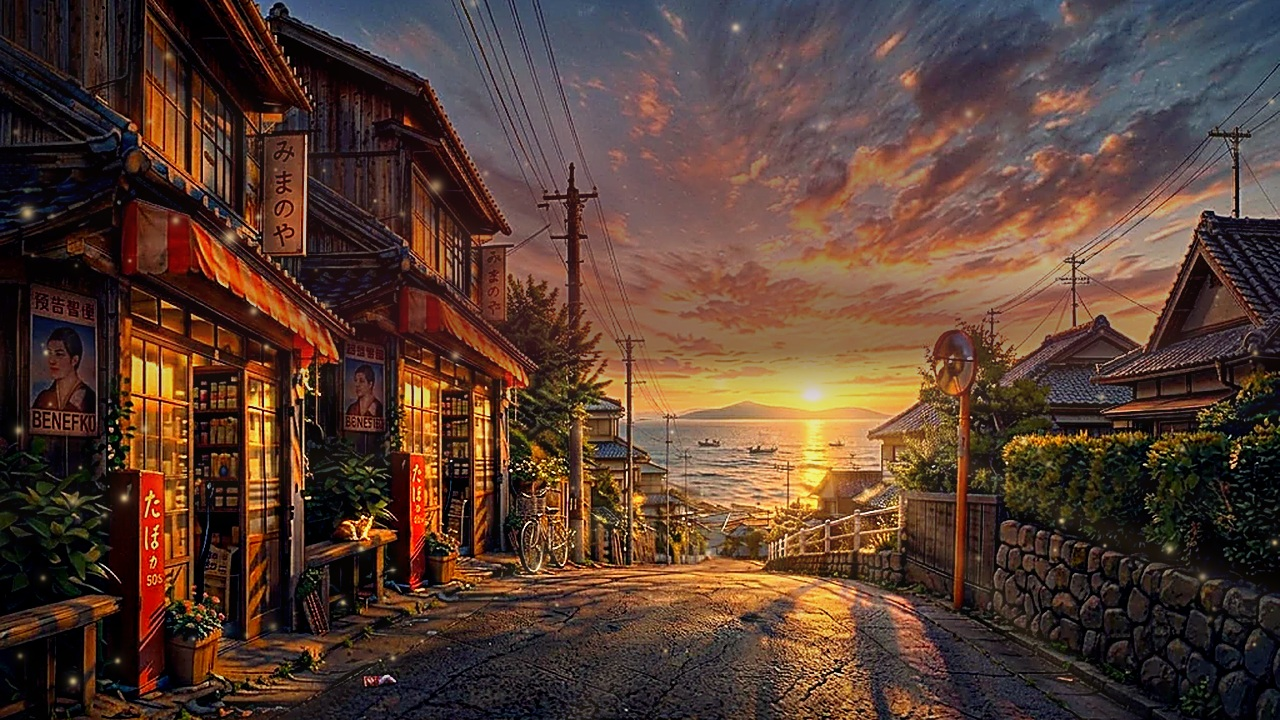
#> input picture bgm/yunagi-dori/youtube/canva/sunset_street2_mystic.jpg, 1280 x 720 px
$ python make_wind_video.py canva/sunset_street2_mystic.jpg
#> lines starting #> are read from the running program, lines starting #| are printed output that depends on the picture; after the words box and inside, x2 and y2 are one past the last pixel; in counts of white or black regions, pixels touching at a corner belong together
#!/usr/bin/env python3
"""「海へ続く商店街」の背景に“風”のアニメーションを付けた YouTube 用動画を作る。

1 枚絵の各部分を領域ごとに動かし、風の強弱（突風）に合わせて反応させる:
  * 木・生け垣・鉢植え …… 風下へしなりながら細かく揺れる
  * 店の日よけ（赤白の庇） …… 波打つようにはためく
  * 吊り看板「みまのや」 …… 振り子のように揺れる
  * 電線 ……………………… 上下にたわんで揺れる
  * 雲 ………………………… ゆっくり流れてうねる
  * 海の照り返し …………… きらめく
  * 舞う木の葉・光の粒・風の筋 …… 風速に合わせて画面を横切る
24 秒で継ぎ目なくループする映像を作り、曲の長さまで繰り返して音を付ける。
文字（タイトル）は make_video_street.py と同じものを上に重ねる（風では動かない）。

出力: yunagi-dori_wind_youtube.mp4（1920x1080, 30fps）
使い方: python3 make_wind_video.py
"""
import math
import os
import subprocess
import sys

import numpy as np
from PIL import Image, ImageDraw, ImageFilter

HERE = os.path.dirname(os.path.abspath(__file__))
sys.path.insert(0, HERE)
import make_video_street as street  # noqa: E402  文字レイヤーを共有

W, H = 1280, 720          # 動きの計算はこの解像度で行い、最後に 1920x1080 へ拡大
FPS = 30
LOOP = 24.0               # ループの長さ（秒）。周期的な動きはすべてこの長さで一周する
N = int(LOOP * FPS)
rng = np.random.default_rng(2026)
TAU = 2 * math.pi


def per(k):
    """ループ長で k 周期になる角周波数（ループの継ぎ目で動きが一致する）"""
    return TAU * k / LOOP


# ---------------------------------------------------------------- 風の強さ
def wind(t):
    """0.3（そよ風）〜 1.0（突風）。t=5 秒と 15.5 秒あたりで突風が来る"""
#> called with t = 0
    g = 0.3
    for c, w, a in ((5.0, 1.6, 0.7), (15.5, 2.2, 0.55)):
        d = (t - c + LOOP / 2) % LOOP - LOOP / 2           # ループをまたいでも滑らか
        g += a * math.exp(-(d / w) ** 2)
    return g + 0.04 * math.sin(per(7) * t)


# 葉や粒の移動量を決めるため、風の強さの積分（ループ 1 周で正規化）を前計算
_ts = np.arange(N) / FPS
_wind = np.array([wind(t) for t in _ts])
_cum = np.concatenate([[0], np.cumsum(_wind)[:-1]]) / _wind.sum()   # 0 → 1 に増える


# ---------------------------------------------------------------- 補助
def smooth_noise(shape, cells, seed):
    r = np.random.default_rng(seed)
    small = Image.fromarray((r.random((cells[1], cells[0])) * 255).astype(np.uint8))
    return np.asarray(small.resize((shape[1], shape[0]), Image.BICUBIC)).astype(np.float32) / 255 * 2 - 1


def region(box, feather=18, shape="rect"):
    m = Image.new("L", (W, H), 0)
    d = ImageDraw.Draw(m)
    (d.ellipse if shape == "ellipse" else d.rectangle)(box, fill=255)
    return np.asarray(m.filter(ImageFilter.GaussianBlur(feather))).astype(np.float32) / 255


def blur(m, r):
    return np.asarray(Image.fromarray((np.clip(m, 0, 1) * 255).astype(np.uint8)).filter(ImageFilter.GaussianBlur(r))).astype(np.float32) / 255


def sample(img, x, y):
    """双一次補間で img を座標 (x, y) から読む"""
    x = np.clip(x, 0, W - 1.001)
    y = np.clip(y, 0, H - 1.001)
    x0 = x.astype(np.int32)
    y0 = y.astype(np.int32)
    fx = (x - x0)[..., None]
    fy = (y - y0)[..., None]
    a = img[y0, x0]
    b = img[y0, x0 + 1]
    c = img[y0 + 1, x0]
    d = img[y0 + 1, x0 + 1]
    return (a * (1 - fx) + b * fx) * (1 - fy) + (c * (1 - fx) + d * fx) * fy


# ---------------------------------------------------------------- 準備: 領域マスク
def build_masks(img):
    hsv = np.asarray(Image.fromarray((img * 255).astype(np.uint8)).convert("HSV")).astype(np.float32) / 255
    hue, sat, val = hsv[..., 0] * 360, hsv[..., 1], hsv[..., 2]
    lum = img @ np.array([0.299, 0.587, 0.114], np.float32)
    yy, xx = np.mgrid[0:H, 0:W].astype(np.float32)

    greenish = blur(((hue > 45) & (hue < 175) & (sat > 0.12)).astype(np.float32), 3)
    foliage_zone = np.maximum.reduce([
        region((990, 410, 1280, 580), 25),           # 右の生け垣
        region((880, 320, 1010, 470), 20, "ellipse"),  # 右奥の木
        region((480, 260, 620, 470), 22, "ellipse"),   # 中央の木
        region((0, 420, 130, 610), 20),              # 左手前の植え込み
        region((150, 580, 240, 660), 12),            # 鉢植えの花
        region((290, 420, 430, 530), 16),            # 店先の鉢植え
    ])
#> in region, `m = Image.new("L", (W, H), 0)`: m: PIL image 1280x720 L; every value is 0
    foliage = np.clip(foliage_zone * (0.35 + 0.65 * greenish), 0, 1)

    reddish = (((hue < 25) | (hue > 330)) & (sat > 0.35) & (val > 0.3)).astype(np.float32)
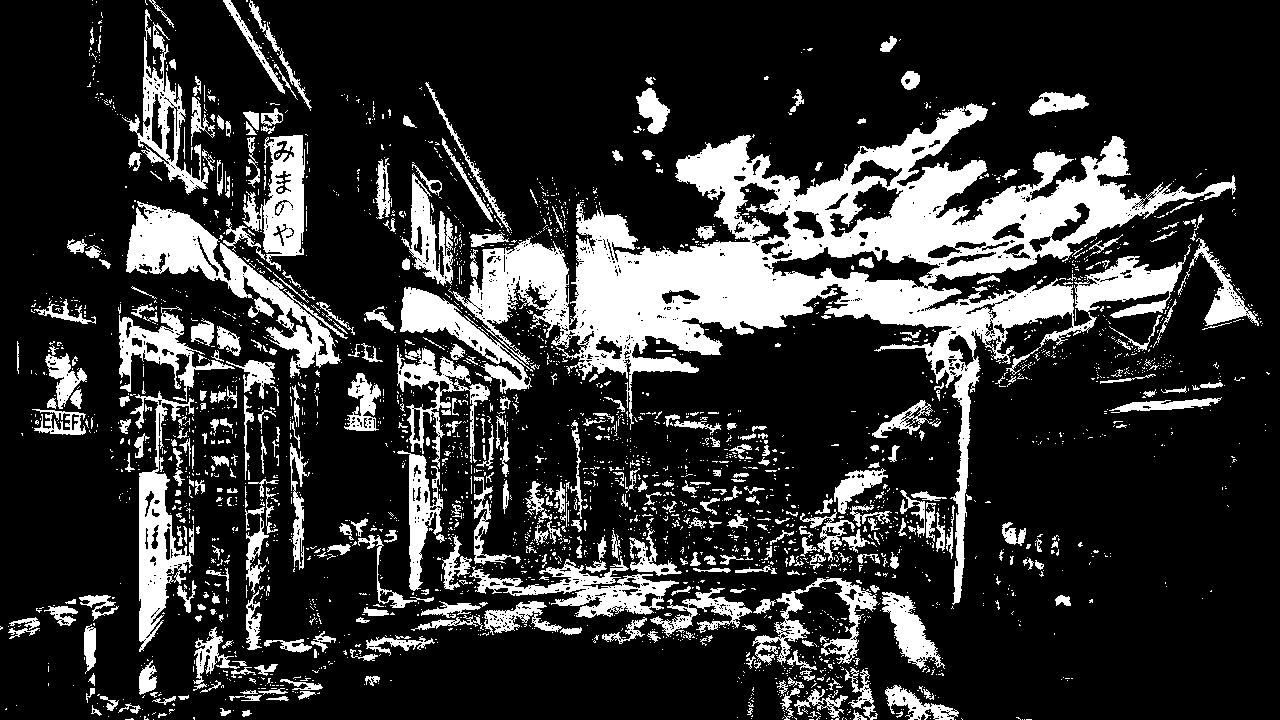
#> reddish: shape (720, 1280) float32; values 0 (black) and 1 (white), 20.2% white; 2998 white regions (2588 under 20 px), largest, box (x1, y1, x2, y2) and area: (448, 103, 1236, 605) 78655, (126, 201, 348, 378) 8685, (130, 391, 194, 652) 5417
    awning_zone = np.maximum(region((115, 195, 345, 365), 10), region((395, 280, 535, 395), 10))
    awning = blur(np.clip(awning_zone * (0.4 + 0.6 * blur(reddish, 4)), 0, 1), 3)

    sign = region((258, 128, 314, 262), 4)               # 吊り看板「みまのや」
    sign2 = region((474, 240, 510, 322), 3)

    sky_zone = (yy < 400).astype(np.float32) * np.clip((xx - 540) / 80, 0, 1)
    dark_line = (lum < 0.30).astype(np.float32)          # 電線・電柱・家の輪郭は動かさない
#> dark_line: shape (720, 1280) float32; values 0 (black) and 1 (white), 56.5% white; 3943 black regions (3498 under 20 px), largest, box (x1, y1, x2, y2) and area: (253, 0, 1277, 720) 318181, (121, 337, 224, 629) 10351, (1218, 66, 1280, 220) 5366
    sky = blur(sky_zone * (1 - blur(dark_line, 2) * 1.6).clip(0, 1) * (lum > 0.3), 6)
    sky *= 1 - region((1090, 200, 1280, 420), 20)        # 右の家の屋根を除く
#> sky: shape (720, 1280) float32; min 0, max 1, mean 0.2
    sky *= 1 - region((860, 300, 1010, 430), 15)
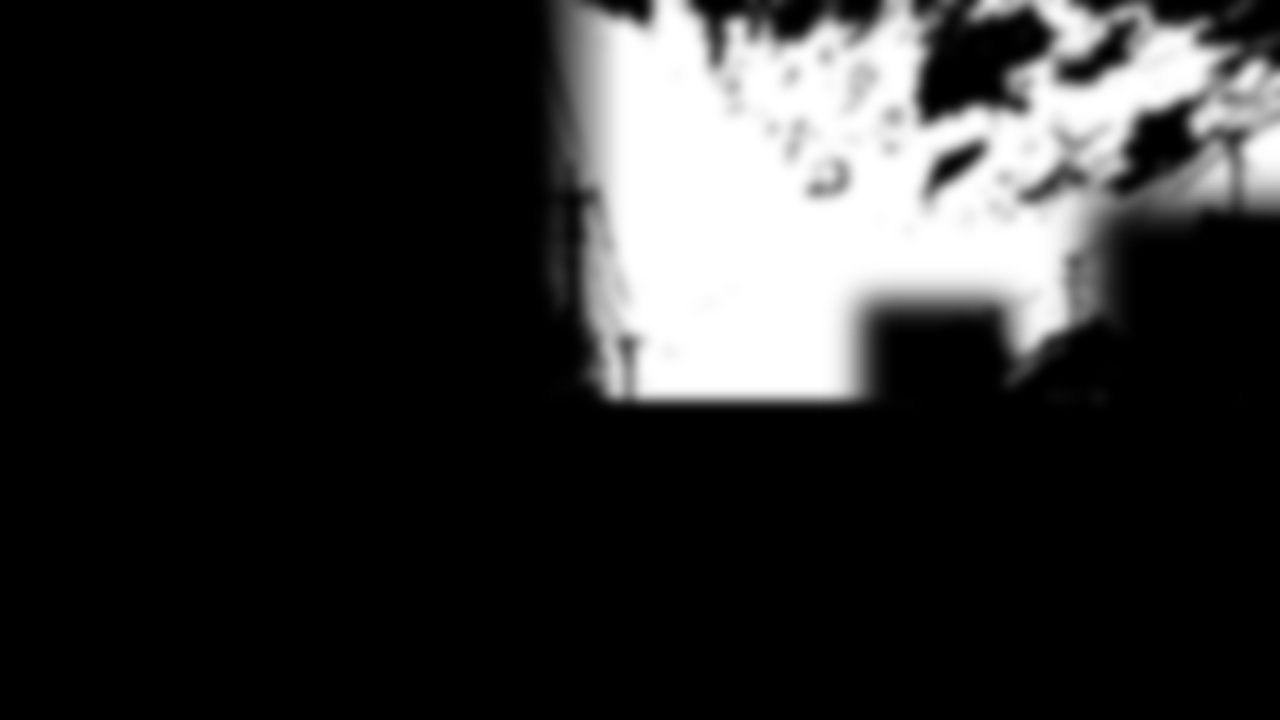
#> sky: shape (720, 1280) float32; min 0, max 1, mean 0.189

    thin_dark = np.clip(blur(lum, 3) - lum - 0.05, 0, 1) * 6   # 周囲より暗い細い線 = 電線
    wires = np.clip(thin_dark, 0, 1) * np.maximum(region((430, 0, 680, 340), 10), region((990, 90, 1280, 330), 10))
    wires *= blur(blur((lum > 0.35).astype(np.float32), 5) > 0.7, 2)   # 周りが空のところだけ（屋根の線は除く）
#> wires: shape (720, 1280) float32; min 0, max 1, mean 0.0024
    wires = blur(wires, 2.5) * 1.8

    sea = region((630, 405, 900, 512), 12) * (1 - foliage_zone)
    glint = np.clip((lum - 0.55) / 0.35, 0, 1) * sea
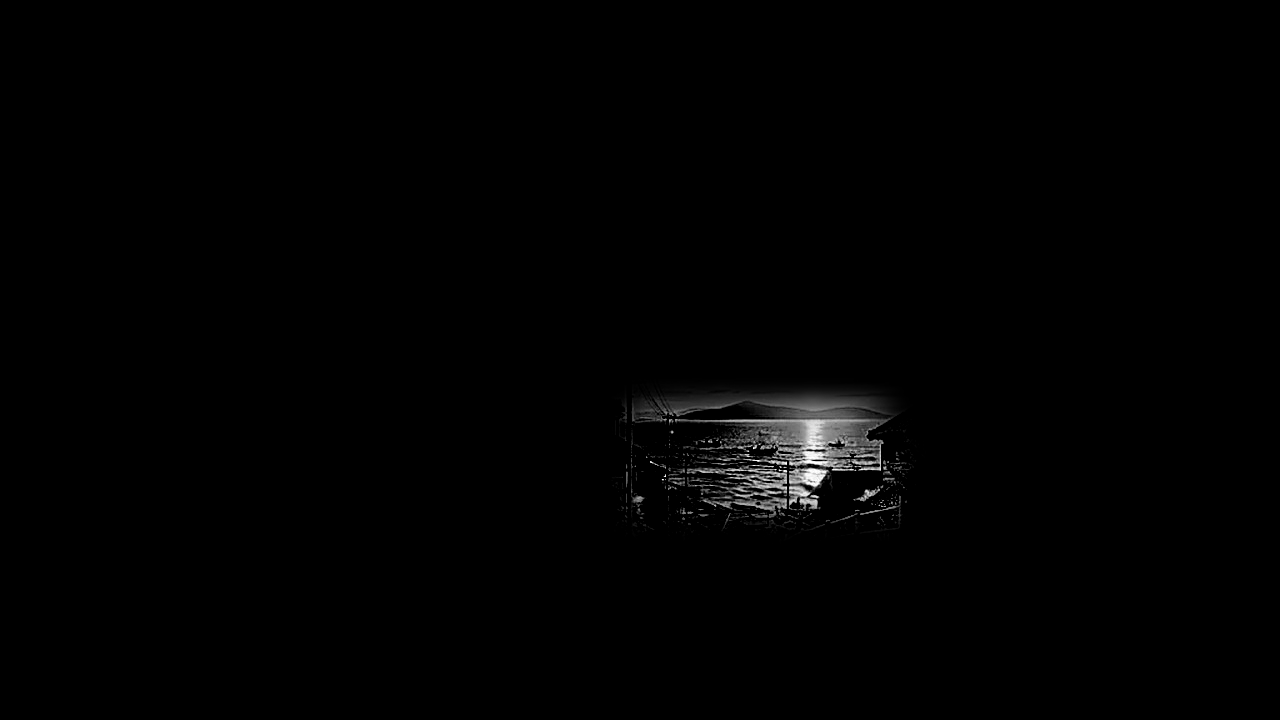
#> glint: shape (720, 1280) float32; min 0, max 1, mean 0.00747

    return dict(foliage=foliage, awning=awning, sign=sign, sign2=sign2, sky=np.clip(sky, 0, 1),
                wires=np.clip(wires, 0, 1), glint=glint)


# ---------------------------------------------------------------- 粒子（木の葉・光の粒・風の筋）
class Leaf:
    def __init__(self, i):
        self.laps = int(rng.integers(1, 3))              # ループ中に画面を何回横切るか（整数 → 継ぎ目なし）
        self.x0 = rng.uniform(0, 1)
        self.y = rng.uniform(80, 650)
        self.amp = rng.uniform(15, 45)
        self.ph = rng.uniform(0, TAU)
        self.k = int(rng.integers(2, 6))
        self.size = rng.uniform(8, 15)
        self.spin = int(rng.integers(3, 9)) * rng.choice([-1, 1])
        self.color = [(214, 120, 40), (190, 80, 30), (230, 170, 60), (120, 140, 50), (240, 140, 90)][i % 5]

    def pos(self, f):
        span = W + 120
        x = ((self.x0 + self.laps * _cum[f]) % 1) * span - 60
        y = self.y + self.amp * math.sin(per(self.k) * _ts[f] + self.ph) + 25 * (_wind[f] - 0.3)
        return x, y


class Mote:
    def __init__(self):
        self.x0 = rng.uniform(0, 1)
        self.y = rng.uniform(40, 600)
        self.laps = 1
        self.amp = rng.uniform(5, 20)
        self.k = int(rng.integers(1, 4))
        self.ph = rng.uniform(0, TAU)
        self.r = rng.uniform(1.2, 3.2)
        self.tw = int(rng.integers(4, 12))

    def pos(self, f):
        x = ((self.x0 + self.laps * _cum[f]) % 1) * (W + 40) - 20
        y = self.y + self.amp * math.sin(per(self.k) * _ts[f] + self.ph)
        return x, y


def draw_particles(f, leaves, motes):
    layer = Image.new("RGBA", (W, H), (0, 0, 0, 0))
    glow = Image.new("RGBA", (W, H), (0, 0, 0, 0))
    d = ImageDraw.Draw(layer)
    g = ImageDraw.Draw(glow)
    t = _ts[f]
    # 風の筋（突風のときだけ現れる、アニメ風の白い線）
    strength = max(0.0, (_wind[f] - 0.55) / 0.45)
    if strength > 0:
        for j in range(7):
            yb = 120 + j * 70 + 20 * math.sin(j * 1.7)
            xs = ((j * 0.37 + 3 * _cum[f]) % 1) * (W + 600) - 300
            pts = [(xs + u * 260, yb + 14 * math.sin(u * 3 + j)) for u in np.linspace(0, 1, 14)]
            g.line(pts, fill=(255, 245, 225, int(120 * strength)), width=3)
    # 光の粒
    for m in motes:
        x, y = m.pos(f)
        a = 0.55 + 0.45 * math.sin(per(m.tw) * t + m.ph)
        g.ellipse([x - m.r * 2.5, y - m.r * 2.5, x + m.r * 2.5, y + m.r * 2.5], fill=(255, 210, 140, int(90 * a)))
        d.ellipse([x - m.r, y - m.r, x + m.r, y + m.r], fill=(255, 240, 200, int(230 * a)))
    # 木の葉（回転しながら飛ぶ、楕円の葉＋葉脈）
    for lf in leaves:
        x, y = lf.pos(f)
        ang = per(lf.spin) * t + lf.ph
        flip = abs(math.cos(per(lf.spin) * t * 0.5 + lf.ph))       # 裏返り（幅が縮む）
        L, Wd = lf.size, lf.size * 0.45 * (0.25 + 0.75 * flip)
        pts = []
        for u in np.linspace(0, TAU, 14):
            px, py = L * math.cos(u), Wd * math.sin(u) * (1 - 0.3 * math.cos(u))
            pts.append((x + px * math.cos(ang) - py * math.sin(ang), y + px * math.sin(ang) + py * math.cos(ang)))
        shade = 0.75 + 0.25 * flip
        col = tuple(int(c * shade) for c in lf.color) + (235,)
        d.polygon(pts, fill=col)
        d.line([(x - L * math.cos(ang), y - L * math.sin(ang)), (x + L * math.cos(ang), y + L * math.sin(ang))],
               fill=(90, 50, 20, 160), width=1)
    glow = glow.filter(ImageFilter.GaussianBlur(2))
    return Image.alpha_composite(glow, layer)


# ---------------------------------------------------------------- 1 フレームの描画
def render_frame(f, img, M, fields, leaves, motes):
    t = _ts[f]
    w = _wind[f]
    yy, xx = fields["grid"]
    dx = np.zeros((H, W), np.float32)
    dy = np.zeros((H, W), np.float32)

    # 木・植え込み: 風下（右）へしなる + 葉ごとに位相のずれた細かい揺れ
    lean = 4.5 * w
    flutter = (1.5 + 3.0 * w) * np.sin(per(19) * t + fields["ph_fol"]) + 0.8 * w * np.sin(per(41) * t + 2 * fields["ph_fol"])
    dx -= M["foliage"] * (lean + flutter) * (0.6 + 0.4 * fields["n_fol"])
    dy -= M["foliage"] * 0.9 * w * np.sin(per(23) * t + fields["ph_fol"] * 1.3)

    # 日よけ: 左から右へ波が走るようにはためく
    wave = np.sin(xx / 22 - per(29) * t) + 0.5 * np.sin(xx / 9 - per(53) * t)
    dy -= M["awning"] * (0.6 + 2.0 * w) * wave
    dx -= M["awning"] * 0.8 * w

    # 吊り看板: 上端を支点に振り子のように揺れる
    for key, (px, py, length) in (("sign", (286, 128, 134)), ("sign2", (492, 240, 82))):
        theta = (0.010 + 0.05 * w) * math.sin(per(11) * t + (0 if key == "sign" else 1.3)) + 0.025 * (w - 0.3)
        rel_y = np.clip(yy - py, 0, length)
        dx -= M[key] * rel_y * theta
        dy -= M[key] * (xx - px) * (-theta) * 0.2

    # 電線: たわみの振動（位置によって位相が進む）
    dy -= M["wires"] * (0.6 + 2.2 * w) * np.sin(per(13) * t - xx / 140)

    # 雲: 風で流れながらゆっくりうねる
    dx -= M["sky"] * (6 * np.sin(per(1) * t + yy / 120) + 2.5 * w * fields["n_sky"] * np.sin(per(3) * t + xx / 200))
    dy -= M["sky"] * 1.5 * np.sin(per(2) * t + xx / 160)

    out = sample(img, xx + dx, yy + dy)

    # 海のきらめき
    sparkle = np.clip(np.sin(xx / 3.1 + per(37) * t + fields["ph_sea"]) * np.sin(yy / 1.7 - per(29) * t), 0, 1) ** 6
    out = out + (M["glint"] * (0.25 + 0.5 * sparkle))[..., None] * np.array([1.0, 0.85, 0.55], np.float32) * 0.6

    # 突風のときは画面全体がわずかに明るくなり、木漏れ日がちらつく
    out = out * (1 + 0.025 * (w - 0.3))

    frame = Image.fromarray((np.clip(out, 0, 1) * 255).astype(np.uint8)).convert("RGBA")
    frame = Image.alpha_composite(frame, draw_particles(f, leaves, motes))
    return frame.convert("RGB")


def main():
    img = np.asarray(Image.open(os.path.join(HERE, "canva", "sunset_street2_mystic.jpg")).convert("RGB").resize((W, H), Image.LANCZOS)).astype(np.float32) / 255
    M = build_masks(img)
#> M = 7 items
    yy, xx = np.mgrid[0:H, 0:W].astype(np.float32)
    fields = dict(grid=(yy, xx),
                  ph_fol=(smooth_noise((H, W), (40, 24), 1) * math.pi).astype(np.float32),
                  n_fol=smooth_noise((H, W), (20, 12), 2),
                  n_sky=smooth_noise((H, W), (8, 5), 3),
                  ph_sea=(smooth_noise((H, W), (30, 10), 4) * 3).astype(np.float32))
#> call 2 of smooth_noise, with shape = (720, 1280), cells = (20, 12), seed = 2
#> in smooth_noise (call 2), `return np.asarray(small.resize((shape[1], shape[0]), Image.BICUBIC)).a..`:
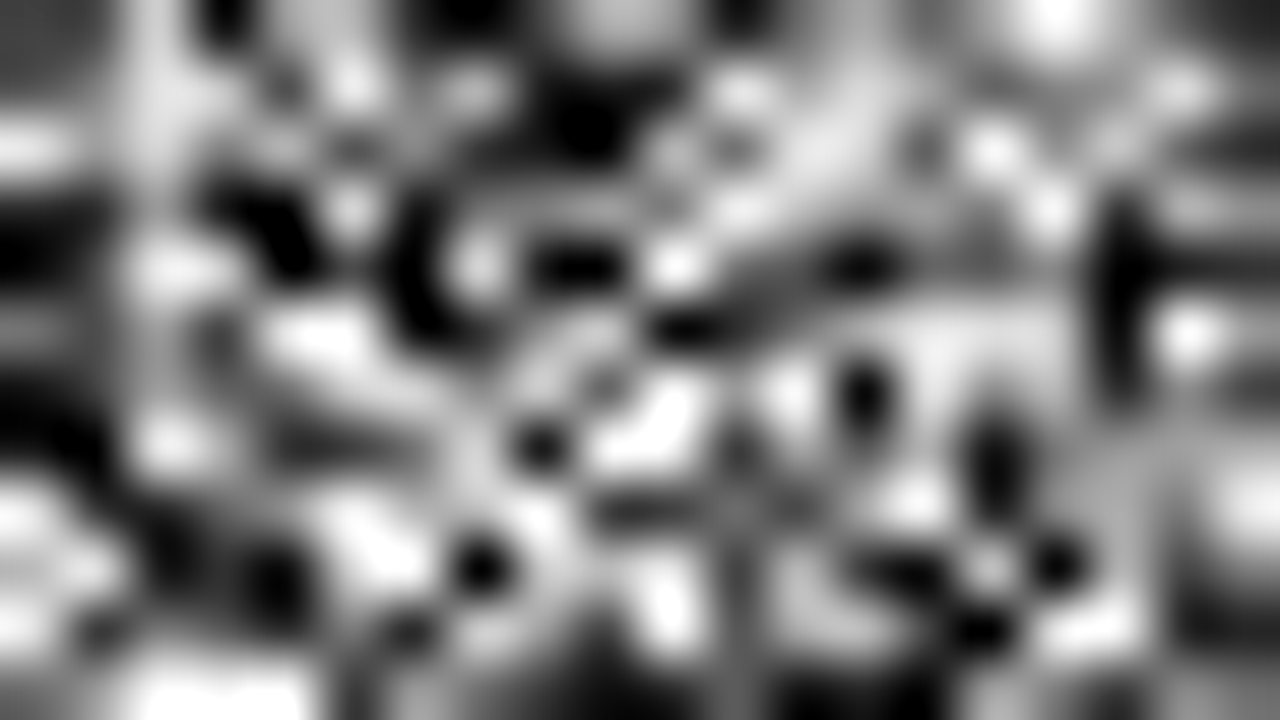
#> returned value: shape (720, 1280) float32; min -1, max 1, mean -0.0144; drawn with min black and max white
#> fields = 5 items
    leaves = [Leaf(i) for i in range(26)]
    motes = [Mote() for _ in range(70)]

    frames_dir = os.path.join(HERE, "_wind_frames")
    os.makedirs(frames_dir, exist_ok=True)
    preview = "--preview" in sys.argv
    todo = range(int(4 * FPS), int(6 * FPS), 6) if preview else range(N)
    for f in todo:
        render_frame(f, img, M, fields, leaves, motes).save(os.path.join(frames_dir, f"{f:04d}.png"), compress_level=1)
        if f % 60 == 0:
            print(f"frame {f}/{N}", flush=True)
    if preview or "--frames-only" in sys.argv:   # --frames-only: ループの各フレームだけ残す（make_story_video.py 用）
        return

    # テキストレイヤー（1920x1080）
    txt_path = os.path.join(HERE, "_wind_text.png")
    street.text_layer().save(txt_path)
    loop_mp4 = os.path.join(HERE, "_wind_loop.mp4")
    subprocess.run(["ffmpeg", "-y", "-loglevel", "error", "-framerate", str(FPS), "-i", os.path.join(frames_dir, "%04d.png"),
                    "-c:v", "libx264", "-preset", "medium", "-crf", "14", "-pix_fmt", "yuv444p", loop_mp4], check=True)
    audio = os.path.join(HERE, "..", "yunagi-dori_full.wav")
    dur = float(subprocess.check_output(["ffprobe", "-v", "error", "-show_entries", "format=duration", "-of", "csv=p=0", audio]).decode())
    out = os.path.join(HERE, "yunagi-dori_wind_youtube.mp4")
    vf = (f"[0:v]scale=1920:1080:flags=lanczos,unsharp=5:5:0.4[bg];[bg][1:v]overlay=0:0,"
          f"fade=t=in:st=0:d=1.5,fade=t=out:st={dur - 3:.2f}:d=3,format=yuv420p[v]")
    subprocess.run(["ffmpeg", "-y", "-loglevel", "error", "-stats", "-stream_loop", "-1", "-i", loop_mp4, "-i", txt_path, "-i", audio,
                    "-filter_complex", vf, "-map", "[v]", "-map", "2:a", "-t", f"{dur:.3f}",
                    "-c:v", "libx264", "-preset", "medium", "-b:v", "3000k", "-maxrate", "4500k", "-bufsize", "9000k", "-r", str(FPS),
                    "-c:a", "aac", "-b:a", "320k", "-ar", "48000", "-movflags", "+faststart", out], check=True)
    for p in os.listdir(frames_dir):
        os.remove(os.path.join(frames_dir, p))
    os.rmdir(frames_dir)
    os.remove(txt_path)
    os.remove(loop_mp4)
    print("wrote", out)


if __name__ == "__main__":
#> (the run stopped early here; a loop or call above may not have finished)
